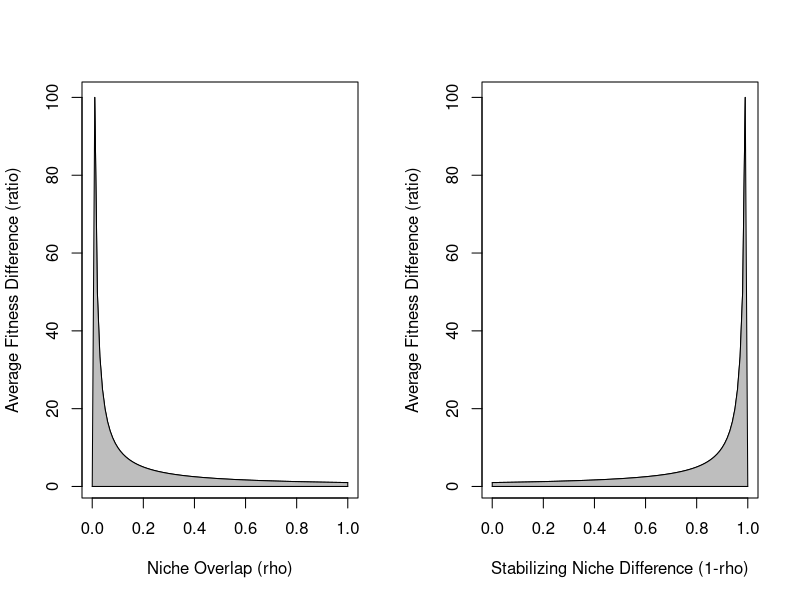

Write R code to recreate this figure.
## ---- chunk 1
knitr::opts_chunk$set(fig.path='{{ site.url }}/images/coexistence-')
## ---- chunk 2
x <- seq(0,1,0.01)
y1 <- 1/x
y2 <- x*0

par(mfrow=c(1,2))

plot(x=x, y=1/x, xlab = "Niche Overlap (rho)",
       ylab = "Average Fitness Difference (ratio)",
       type="l",xlim = c(0, 1))
points(x,y2,type="l")
polygon(c(x,rev(x)),c(y2,rev(y1)),col="gray")

plot(x=1-x, y=1/x, xlab = "Stabilizing Niche Difference (1-rho)",
       ylab = "Average Fitness Difference (ratio)",
       type="l",xlim = c(0, 1))
points(1-x,y2,type="l")
polygon(c(1-x,rev(1-x)),c(y2,rev(y1)),col="gray")
